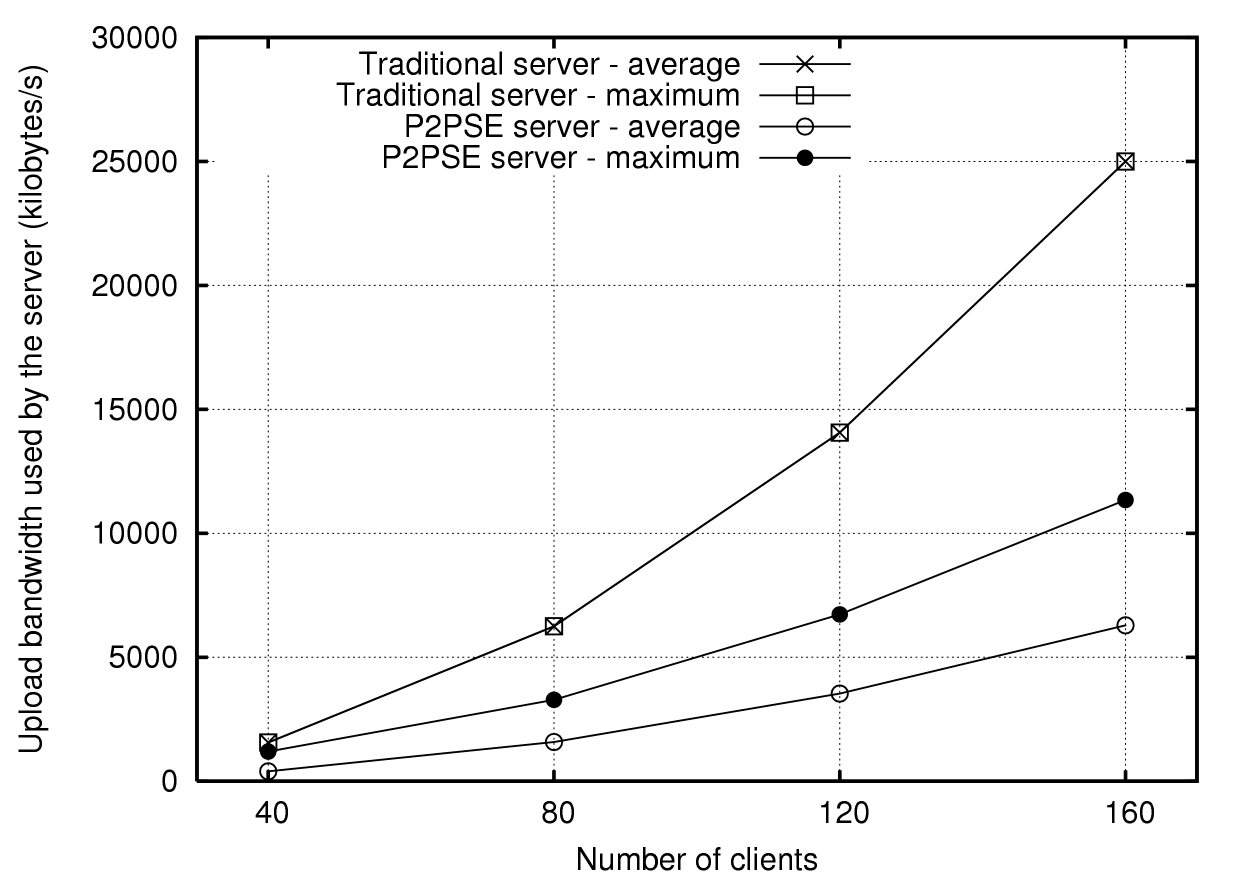

Recreate this plot in gnuplot.
set terminal postscript eps enhanced color solid lw 2 "Helvetica" 18
#set title 'title'
set xlabel 'Number of clients'
set ylabel 'Upload bandwidth used by the server (kilobytes/s)'
#set xtics auto
#set ytics auto
set autoscale
set xtics (40,80,120,160)
set xrange [30:170]
set yrange [0:3.0e+04]
set grid
set key top left
set pointsize 1.5
#set key below
#set key width 1 box 9
#load 'teorico.gp'
#set terminal postscript enhanced color solid lw 2 "Times-Roman" 20
#set terminal postscript eps enhanced color
set output "upload.eps"
#plot 'plot_1.txt' using 2:3
#unset colorbox
#set style line 1 lt 2 lw 1
#set style line 2 lt 1 lw 1
#set label "T_1(n) {/Symbol \273} -2224.8 + 178.6n - 3.3571n^2 + 0.9406n^{2.8}" at 516,2.75e+08

#nice colors:
#plot "bwdata.data" using 1:($2/(2)) title 'No interest management' with linespoints lt 1, "bwdata.data" using 1:($3/(2)) title 'Circle' with linespoints lt 3, "bwdata.data" using 1:($4/(2)) title 'Circle with attenuation' with linespoints lt 8, "bwdata.data" using 1:($5/(2)) with linespoints title 'Field of View' lt 7, "bwdata.data" using 1:($6/(2)) with linespoints title 'A^3' lt 4

plot "bwdata.data" using 1:($5/(1024)) title 'Traditional server - maximum' with linespoints lt 7 pt 4, "bwdata.data" using 1:($4/(1024)) title 'Traditional server - average' with linespoints lt 7 pt 2, "bwdata.data" using 1:($3/(1024)) with linespoints title 'P2PSE server - maximum' lt 7 pt 7, "bwdata.data" using 1:($2/(1024)) title 'P2PSE server - average' with linespoints lt 7 pt 6

#plot "plot_1.txt" using 1:3:($3 - abs($9 - $3)):($3 + abs($9 - $3)) with yerrorbars

#linetype 1
# .
#ls 1
#ls 2
